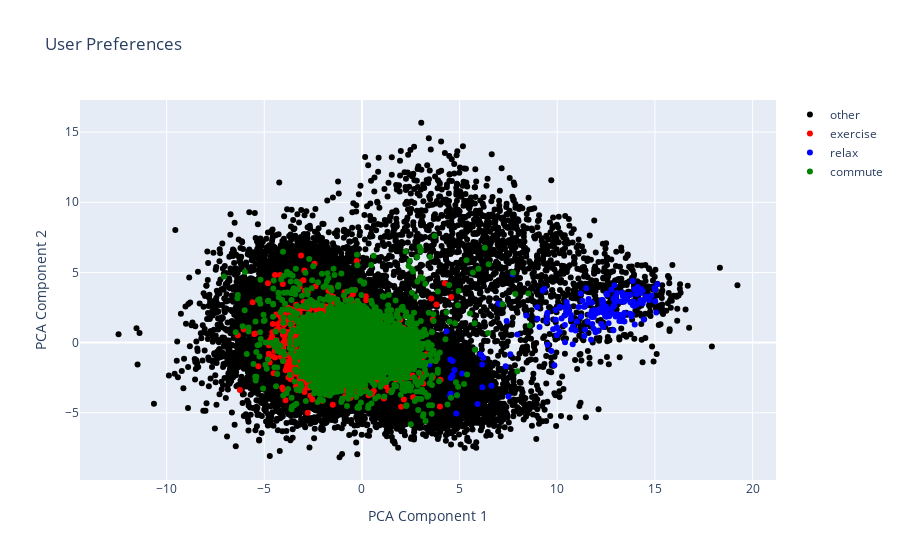

This figure's notebook cell:
### Code cell
visualize_user_preferences(users_data[1])

### Figure 1 — Plotly figure (JSON) as saved in the notebook; plotly's stock layout.template omitted (floating-point values rounded to 4 significant figures; data arrays with more than 128 entries replaced by an {"elided": "..."} marker saying what was removed)
{"data": [{"marker": {"color": "black"}, "mode": "markers", "name": "other", "type": "scatter", "x": {"elided": "21448 float values"}, "y": {"elided": "21448 float values"}}, {"marker": {"color": "red"}, "mode": "markers", "name": "exercise", "type": "scatter", "x": {"elided": "1283 float values"}, "y": {"elided": "1283 float values"}}, {"marker": {"color": "blue"}, "mode": "markers", "name": "relax", "type": "scatter", "x": {"elided": "180 float values"}, "y": {"elided": "180 float values"}}, {"marker": {"color": "green"}, "mode": "markers", "name": "commute", "type": "scatter", "x": {"elided": "3315 float values"}, "y": {"elided": "3315 float values"}}], "layout": {"title": {"text": "User Preferences"}, "xaxis": {"title": {"text": "PCA Component 1"}}, "yaxis": {"title": {"text": "PCA Component 2"}}}}
